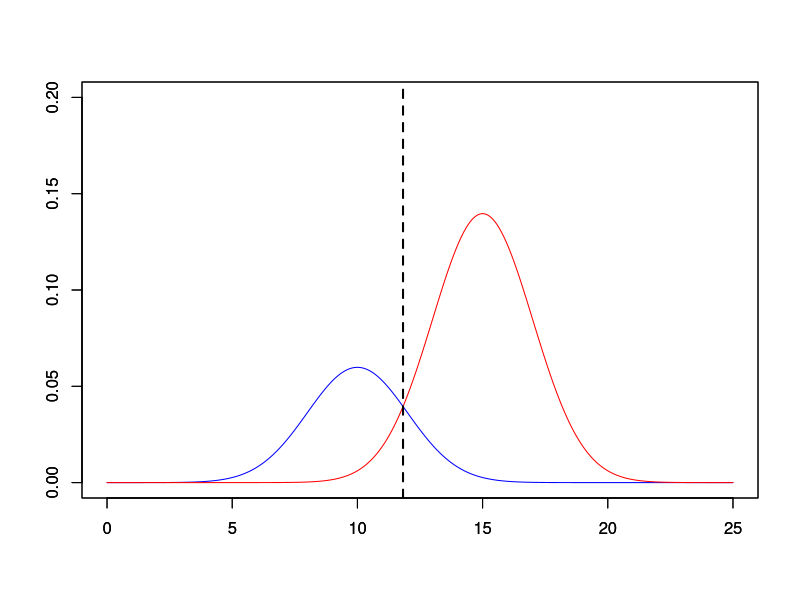
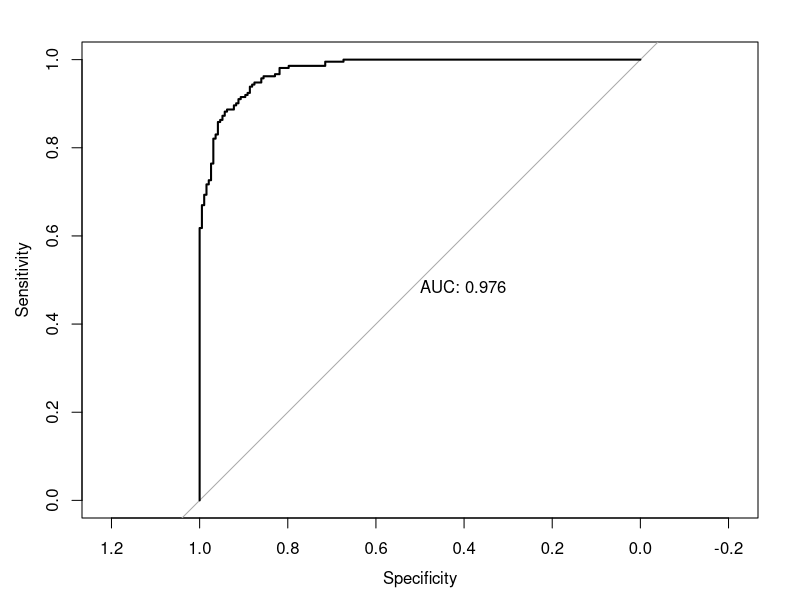
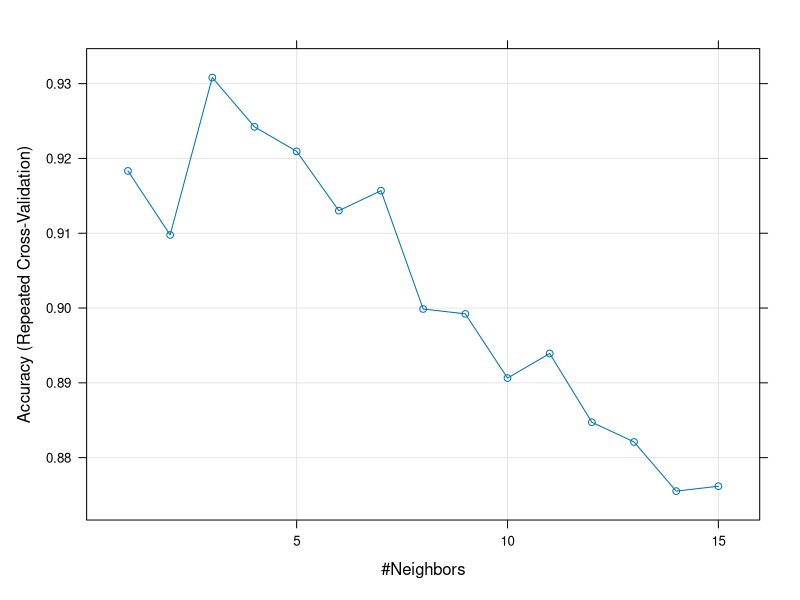
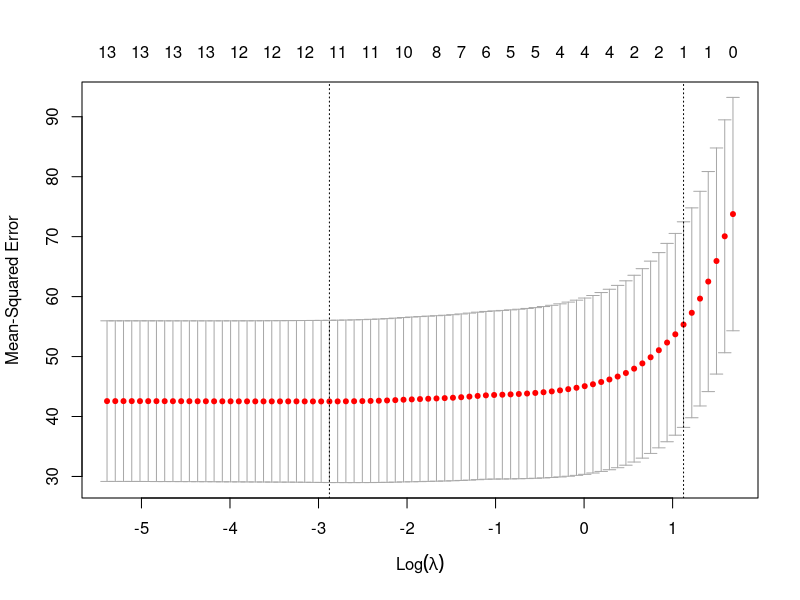

Write the R code that produced these figures, in order.
## ---- chunk 1
knitr::opts_chunk$set(echo = TRUE, tidy=TRUE, tidy.opts=list(width.cutoff=80))
## ---- chunk 2
library(bayestestR)
x = seq(0,25,by=0.001)
dvalues_0 = 0.3 * dnorm(x, mean = 10, sd = 2)
dvalues_1 = 0.7 * dnorm(x, mean = 15, sd = 2)
plot(x, dvalues_0, type = "l", col='blue',ann=FALSE, xlim=c(0, 25), ylim=c(0,0.2)) 
par(new=TRUE)
plot(x, dvalues_1, type = "l", col='red', ann=FALSE, xlim=c(0, 25), ylim=c(0,0.2)) 

f1 <- function(x)  0.3 * dnorm(x, mean = 10, sd = 2)
f2  <- function(x) 0.7 * dnorm(x, mean = 15, sd = 2)
abline(v = uniroot(function(x) f1(x)-f2(x),c(10,15))$root,               
       col = "black",           
       lty = "dashed",        
       lwd = 2) 
uniroot(function(x) f1(x)-f2(x),c(10,15))$root
x1 = seq(-1000,11.82216,by=0.0001)
area1 = area_under_curve(x1, f2(x1), method = "trapezoid")
x2 = seq(11.82216,1000,by=0.0001)
area2 = area_under_curve(x2, f1(x2), method = "trapezoid")
error_rate = area1 + area2
error_rate
## ---- chunk 3
library(MASS)
library(caTools)
set.seed(1)
Boston.backup = Boston

# let crim>0.3 be not safe 
Boston$crim[Boston$crim>0.3]="not safe"
Boston$crim[Boston$crim<=0.3]="safe"
Boston$crim=as.factor(Boston$crim)

# 80% - 20% train test split
train_rows=sample.split(Boston$crim,SplitRatio=0.8)
Boston.train=Boston[train_rows,]
Boston.test=Boston[!train_rows,]

# KNN
library(class)
train.X=subset(Boston.train, select=-c(crim))
train.y=Boston.train$crim
test.X=subset(Boston.test, select=-c(crim))
knn.pred=knn(train.X,test.X,train.y,k=3)
1-mean(knn.pred==Boston.test$crim)

# Logistic regression
glm.fits=glm(crim~., data=Boston.train, family=binomial)
glm.probs=predict(glm.fits,test.X,type="response")
contrasts(Boston.train$crim)
glm.pred=rep("not safe", nrow(Boston.test))
glm.pred[glm.probs>0.5]="safe"
1-mean(glm.pred==Boston.test$crim)

# LDA
lda.fit=lda(crim~., data=Boston.train)
lda.pred=predict(lda.fit,Boston.test)
lda.class=lda.pred$class
1-mean(lda.class==Boston.test$crim)

# QDA
qda.fit=qda(crim~., data=Boston.train)
qda.pred=predict(qda.fit,Boston.test)
qda.class=qda.pred$class
1-mean(qda.class==Boston.test$crim)
## ---- chunk 4
knn.table = table(Boston.test$crim,knn.pred)
glm.table = table(Boston.test$crim,glm.pred)
lda.table = table(Boston.test$crim,lda.class)
qda.table = table(Boston.test$crim,qda.class)
knn.table

perfcheck <- function(ct) {
  Accuracy <- (ct[1]+ct[4])/sum(ct)
  Recall <- ct[4]/sum((ct[2]+ct[4]))      #TP/P   or Power, Sensitivity, TPR 
  Precision <- ct[4]/sum((ct[3]+ct[4]))   #TP/P*
  F1 <- 2/(1/Recall+1/Precision)
  Values <- as.vector(round(c(Accuracy, Recall, Precision, F1),4)) 
  Metrics = c("Accuracy", "Recall", "Precision", "F1")
  cbind(Metrics, Values)
}
#Note this is knn result with k=3
perfcheck(knn.table)
perfcheck(glm.table)
perfcheck(lda.table)
perfcheck(qda.table)
## ---- chunk 5
library(pROC)
model_glm = glm(crim ~ ., data = Boston.train, family = "binomial")
train_prob = predict(model_glm, newdata = Boston.train, type = "response")
train_roc = roc(Boston.train$crim ~ train_prob, plot = TRUE, print.auc = TRUE)
as.numeric(train_roc$auc)
## ---- chunk 6
library(caret)
set.seed(1)
ctrl = trainControl(method="repeatedcv", number = 5, repeats = 3) 
knn_grid <- expand.grid(k=c(1,2,3,4,5,6,7,8,9,10,11,12,13,14,15))
knnFit = train(crim ~ ., data = Boston, method = "knn", trControl = ctrl, preProcess = c("center","scale"), tuneGrid = knn_grid)
plot(knnFit)
knnFit
## ---- chunk 7
library(glmnet)
set.seed(1)
x=model.matrix(crim~.,data=Boston.backup)[,-1]
y=Boston.backup$crim
cv.out=cv.glmnet(x,y,alpha=1)
plot(cv.out)
bestlam=cv.out$lambda.min
bestlam
cv.out
ridge.mod=glmnet(x,y,alpha=1,lambda=bestlam)
coef(ridge.mod)

# KNN
library(class)
Boston.train=Boston.train[, setdiff(names(Boston.train),c('age','tax','black'))]
Boston.test=Boston.test[, setdiff(names(Boston.test),c('age','tax','black'))]
train.X=Boston.train[, setdiff(names(Boston.train),c('crim'))]
train.y=Boston.train$crim
test.X=Boston.test[, setdiff(names(Boston.test),c('crim'))]
knn.pred=knn(train.X,test.X,train.y,k=3)
1-mean(knn.pred==Boston.test$crim)
